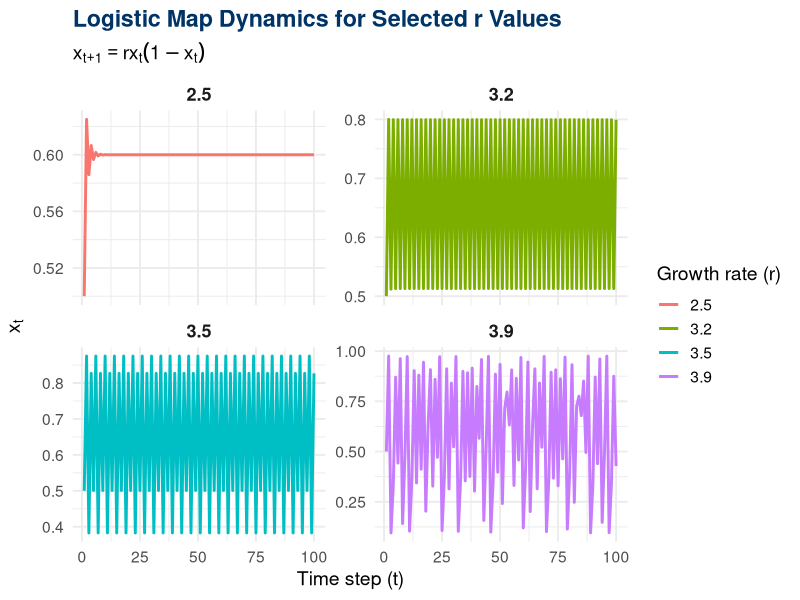
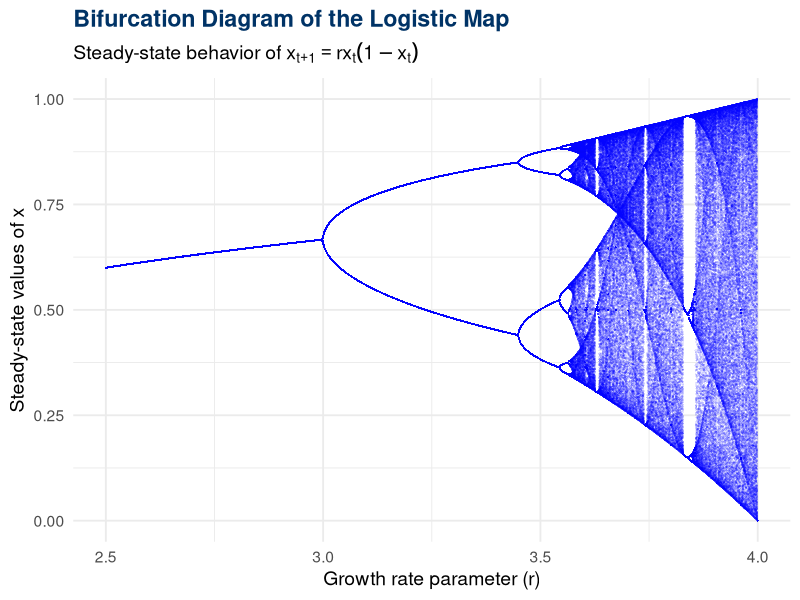

These charts were generated, in order, by the following R code:
## ---- chunk 1
# Load required library
library(ggplot2)

# Logistic map function
logistic_map <- function(r, x0 = 0.5, n = 1000, discard = 500) {
  x <- numeric(n)
  x[1] <- x0
  for (t in 1:(n - 1)) {
    x[t + 1] <- r * x[t] * (1 - x[t])
  }
  # Discard initial transient behavior
  return(x[(discard + 1):n])
}

### Time Series Visualization for Selected r values ###
r_values <- c(2.5, 3.2, 3.5, 3.9)
simulations <- lapply(r_values, function(r) {
  data.frame(
    t = 1:100,
    x = logistic_map(r, n = 100, discard = 0),
    r = as.factor(r)
  )
})
df_traj <- do.call(rbind, simulations)

p1 <- ggplot(df_traj, aes(x = t, y = x, color = r)) +
  geom_line(size = 1) +
  facet_wrap(~r, ncol = 2, scales = "free_y") +
  theme_minimal(base_size = 14) +
  labs(
    title = "Logistic Map Dynamics for Selected r Values",
    subtitle = expression(paste(x[t+1] == r*x[t]*(1 - x[t]))),
    x = "Time step (t)",
    y = expression(x[t]),
    color = "Growth rate (r)"
  ) +
  theme(plot.title = element_text(face = "bold", color = "#003366"),
        strip.text = element_text(face = "bold", size = 13))

### Bifurcation Diagram ###
r_seq <- seq(2.5, 4, by = 0.001)  # range of r values
bifurcation_data <- data.frame()

for (r in r_seq) {
  x <- logistic_map(r, n = 1200, discard = 800)  # longer simulation for steady state
  bifurcation_data <- rbind(
    bifurcation_data,
    data.frame(r = rep(r, length(x)), x = x)
  )
}

p2 <- ggplot(bifurcation_data, aes(x = r, y = x)) +
  geom_point(color = "blue", alpha = 0.1, shape = 16, size = 0.4) +
  theme_minimal(base_size = 14) +
  labs(
    title = "Bifurcation Diagram of the Logistic Map",
    subtitle = expression(paste("Steady-state behavior of ", x[t+1] == r*x[t]*(1 - x[t]))),
    x = "Growth rate parameter (r)",
    y = "Steady-state values of x"
  ) +
  theme(plot.title = element_text(face = "bold", color = "#003366"))

# Display both plots
p1
p2
